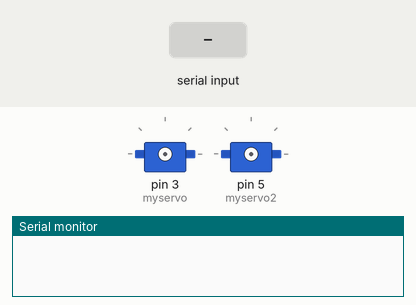
A sketch run on a simulated Arduino Uno, built with avr-gcc and run on an emulated ATmega328P. Parts: 2 × servo, the last lines printed to the serial monitor. The test bench sets the inputs (shaded band).

Above: at 1.2 s.
1.3 s: "B" received over the second serial link
2.9 s: "F" received over the second serial link
At 4.0 s:
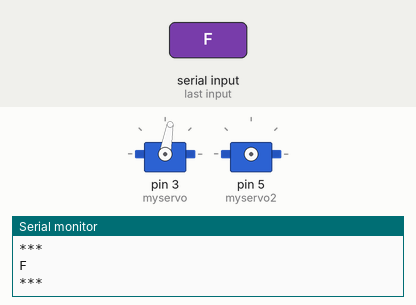
4.6 s: "R" received over the second serial link
6.2 s: "L" received over the second serial link
At 7.6 s:
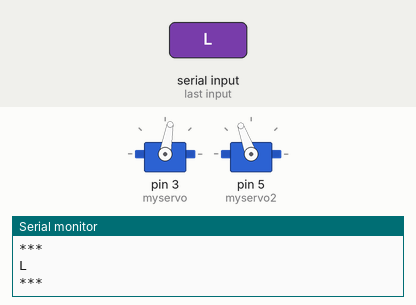
9.4 s: "B" received over the second serial link
At 10.0 s:
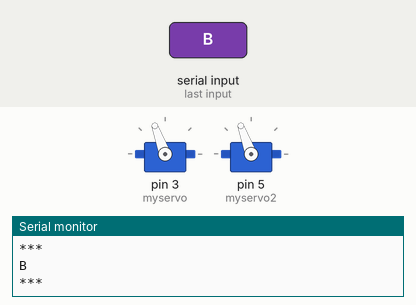
Timing chart, 0 to 12.1 s (numbered marks = the images above; inputs shaded):
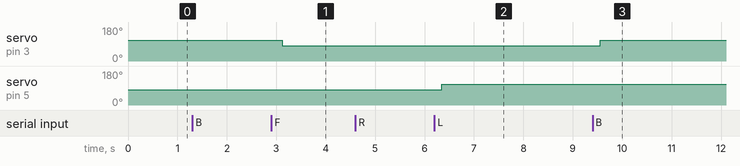

The sketch:

RoboticArm.ino
```cpp
// ΟΜΑΔΑ STEAΜ ΓΥΜΝΑΣΙΟΥ ΝΕΑΠΟΛΗΣ ΛΑΣΙΘΙΟΥ
#include <SoftwareSerial.h>
#include <Servo.h>

Servo myservo;  // create servo object to control a servo
Servo myservo2;  // create servo object to control a servo
SoftwareSerial MyBlue(10, 11); // RX | TX

char val;


void setup() {
  Serial.begin(9600);
  MyBlue.begin(9600);
 }

void loop() {

   if (MyBlue.available())
   {
    val = MyBlue.read(); // read bluetooth values
    delay(150);
    if (val=='B')
    {
     Serial.println("Backwards");
     myservo.attach(3);
     myservo.write(110);  // turn servo clockwise value > 90
     delay(220);
     myservo.detach(); // stop servo

    }
    if (val=='F')
    {
     Serial.println("Forward");
     myservo.attach(3);
     myservo.write(80); // turn servo counterclockwise value < 90
     delay(180);
     myservo.detach();
    }
   if (val=='R')
    {
     Serial.println("Right");
     myservo2.attach(5);
     myservo2.write(80);
     delay(150);
     myservo2.detach();
    }
    if (val=='L')
    {
     Serial.println("Left");
     myservo2.attach(5);
     myservo2.write(110);
     delay(150);
     myservo2.detach();
    }
     Serial.println("***");
     Serial.println(val);
     Serial.println("***");
     val = MyBlue.read();
   }
   delay(100);
}
```

Measured:
- after the input at 2.9 s, servo on pin 3 (myservo): 110° → 80° after 0.22 s
- after the input at 6.2 s, servo on pin 5 (myservo2): 80° → 110° after 0.15 s
- after the input at 9.4 s, servo on pin 3 (myservo): 80° → 110° after 0.15 s
